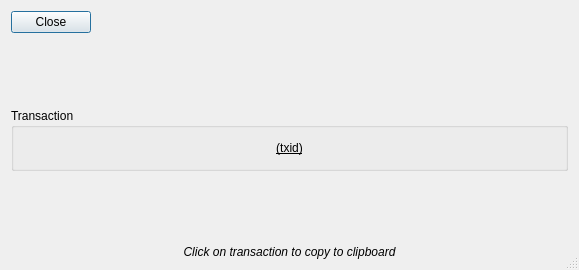
<?xml version="1.0" encoding="UTF-8"?>
<ui version="4.0">
 <class>Transaction</class>
 <widget class="QDialog" name="Transaction">
  <property name="geometry">
   <rect>
    <x>0</x>
    <y>0</y>
    <width>579</width>
    <height>270</height>
   </rect>
  </property>
  <property name="windowTitle">
   <string>Transaction</string>
  </property>
  <property name="sizeGripEnabled">
   <bool>true</bool>
  </property>
  <layout class="QVBoxLayout" name="verticalLayout_2">
   <item>
    <layout class="QHBoxLayout" name="horizontalLayout">
     <item>
      <widget class="QPushButton" name="closeButton">
       <property name="text">
        <string>Close</string>
       </property>
       <property name="default">
        <bool>true</bool>
       </property>
      </widget>
     </item>
     <item>
      <spacer name="horizontalSpacer">
       <property name="orientation">
        <enum>Qt::Horizontal</enum>
       </property>
       <property name="sizeHint" stdset="0">
        <size>
         <width>40</width>
         <height>20</height>
        </size>
       </property>
      </spacer>
     </item>
    </layout>
   </item>
   <item>
    <spacer name="verticalSpacer_2">
     <property name="orientation">
      <enum>Qt::Vertical</enum>
     </property>
     <property name="sizeHint" stdset="0">
      <size>
       <width>20</width>
       <height>40</height>
      </size>
     </property>
    </spacer>
   </item>
   <item>
    <widget class="QGroupBox" name="groupBox">
     <property name="title">
      <string>Transaction</string>
     </property>
     <layout class="QVBoxLayout" name="verticalLayout">
      <item>
       <widget class="QPushButton" name="txidButton">
        <property name="font">
         <font>
          <underline>true</underline>
         </font>
        </property>
        <property name="text">
         <string>(txid)</string>
        </property>
        <property name="flat">
         <bool>true</bool>
        </property>
       </widget>
      </item>
     </layout>
    </widget>
   </item>
   <item>
    <spacer name="verticalSpacer">
     <property name="orientation">
      <enum>Qt::Vertical</enum>
     </property>
     <property name="sizeHint" stdset="0">
      <size>
       <width>20</width>
       <height>40</height>
      </size>
     </property>
    </spacer>
   </item>
   <item>
    <widget class="QLabel" name="label">
     <property name="font">
      <font>
       <italic>true</italic>
      </font>
     </property>
     <property name="text">
      <string>Click on transaction to copy to clipboard</string>
     </property>
     <property name="alignment">
      <set>Qt::AlignCenter</set>
     </property>
     <property name="wordWrap">
      <bool>true</bool>
     </property>
    </widget>
   </item>
  </layout>
 </widget>
 <resources/>
 <connections/>
</ui>
